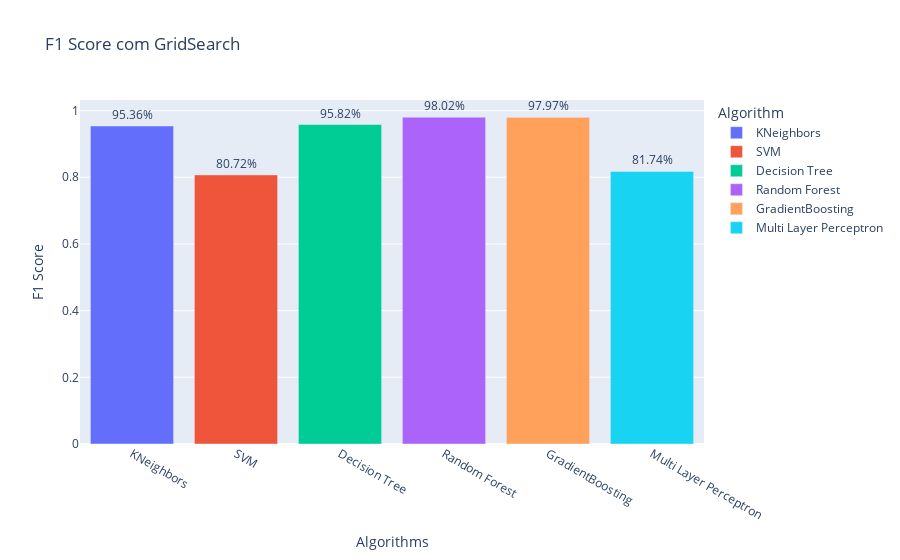

Source (notebook cell):
### Code cell
hist_graph(y=[grid_knn_f1, grid_svm_f1, grid_dt_f1, grid_rf_f1, grid_gb_f1, grid_mlpc_f1],title='F1 Score com GridSearch')

### Figure 1 — Plotly figure (JSON) as saved in the notebook; plotly's stock layout.template omitted (floating-point values rounded to 4 significant figures)
{"data": [{"alignmentgroup": "True", "hovertemplate": "Algorithm=KNeighbors<br>Algorithms=%{x}<br>F1 Score=%{y}<br>text=%{text}<extra></extra>", "legendgroup": "KNeighbors", "marker": {"color": "#636efa"}, "name": "KNeighbors", "offsetgroup": "KNeighbors", "orientation": "v", "showlegend": true, "text": [0.9536], "textposition": "outside", "texttemplate": "%{text:.2%}", "type": "bar", "x": ["KNeighbors"], "xaxis": "x", "y": [0.9536], "yaxis": "y"}, {"alignmentgroup": "True", "hovertemplate": "Algorithm=SVM<br>Algorithms=%{x}<br>F1 Score=%{y}<br>text=%{text}<extra></extra>", "legendgroup": "SVM", "marker": {"color": "#EF553B"}, "name": "SVM", "offsetgroup": "SVM", "orientation": "v", "showlegend": true, "text": [0.8072], "textposition": "outside", "texttemplate": "%{text:.2%}", "type": "bar", "x": ["SVM"], "xaxis": "x", "y": [0.8072], "yaxis": "y"}, {"alignmentgroup": "True", "hovertemplate": "Algorithm=Decision Tree<br>Algorithms=%{x}<br>F1 Score=%{y}<br>text=%{text}<extra></extra>", "legendgroup": "Decision Tree", "marker": {"color": "#00cc96"}, "name": "Decision Tree", "offsetgroup": "Decision Tree", "orientation": "v", "showlegend": true, "text": [0.9582], "textposition": "outside", "texttemplate": "%{text:.2%}", "type": "bar", "x": ["Decision Tree"], "xaxis": "x", "y": [0.9582], "yaxis": "y"}, {"alignmentgroup": "True", "hovertemplate": "Algorithm=Random Forest<br>Algorithms=%{x}<br>F1 Score=%{y}<br>text=%{text}<extra></extra>", "legendgroup": "Random Forest", "marker": {"color": "#ab63fa"}, "name": "Random Forest", "offsetgroup": "Random Forest", "orientation": "v", "showlegend": true, "text": [0.9802], "textposition": "outside", "texttemplate": "%{text:.2%}", "type": "bar", "x": ["Random Forest"], "xaxis": "x", "y": [0.9802], "yaxis": "y"}, {"alignmentgroup": "True", "hovertemplate": "Algorithm=GradientBoosting<br>Algorithms=%{x}<br>F1 Score=%{y}<br>text=%{text}<extra></extra>", "legendgroup": "GradientBoosting", "marker": {"color": "#FFA15A"}, "name": "GradientBoosting", "offsetgroup": "GradientBoosting", "orientation": "v", "showlegend": true, "text": [0.9797], "textposition": "outside", "texttemplate": "%{text:.2%}", "type": "bar", "x": ["GradientBoosting"], "xaxis": "x", "y": [0.9797], "yaxis": "y"}, {"alignmentgroup": "True", "hovertemplate": "Algorithm=Multi Layer Perceptron<br>Algorithms=%{x}<br>F1 Score=%{y}<br>text=%{text}<extra></extra>", "legendgroup": "Multi Layer Perceptron", "marker": {"color": "#19d3f3"}, "name": "Multi Layer Perceptron", "offsetgroup": "Multi Layer Perceptron", "orientation": "v", "showlegend": true, "text": [0.8174], "textposition": "outside", "texttemplate": "%{text:.2%}", "type": "bar", "x": ["Multi Layer Perceptron"], "xaxis": "x", "y": [0.8174], "yaxis": "y"}], "layout": {"barmode": "relative", "legend": {"title": {"text": "Algorithm"}, "tracegroupgap": 0}, "title": {"text": "F1 Score com GridSearch"}, "xaxis": {"anchor": "y", "domain": [0, 1], "title": {"text": "Algorithms"}}, "yaxis": {"anchor": "x", "domain": [0, 1], "title": {"text": "F1 Score"}}}}
